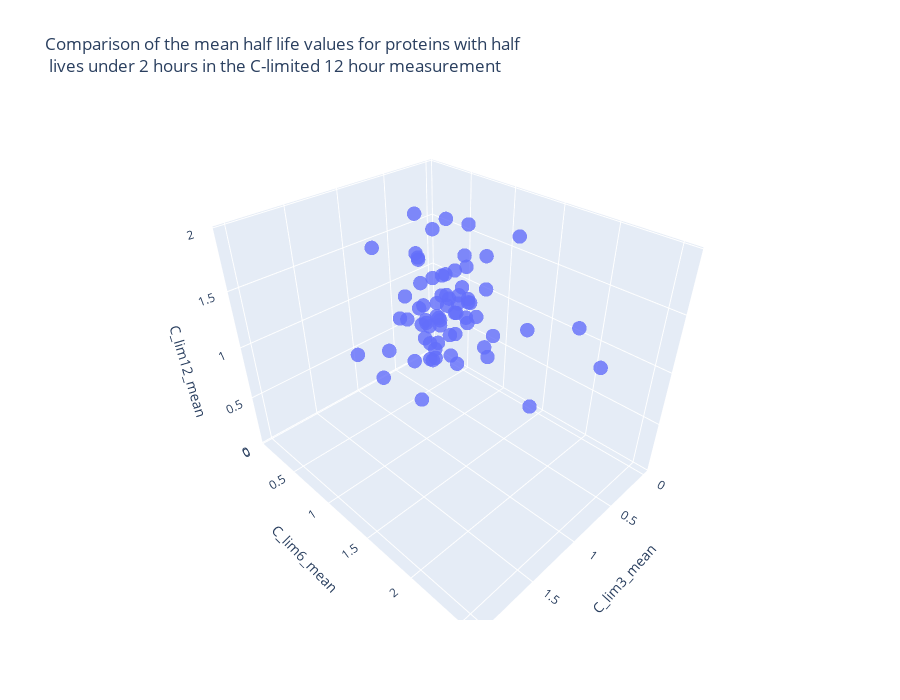

Here is the notebook cell this chart was saved with:
### Code cell
# Generate the 3D plot using plotly:
fig = go.Figure(data=[go.Scatter3d(
    x=Clim12_under_2hrs['C_lim3_mean'],  # X axis
    y=Clim12_under_2hrs['C_lim6_mean'],  # Y axis
    z=Clim12_under_2hrs['C_lim12_mean'], # Z axis
    mode='markers',       # Use markers for scatter plot
    marker=dict(
        size=5,
        colorscale='Viridis',
        opacity=0.8
    ), 
    text=Clim12_under_2hrs['Gene names '],  # Add 'Gene names' as hover text
    hovertemplate="<b>Gene name:</b> %{text}<br>" +  # Display Gene names
                  "<b>C_lim3_mean:</b> %{x}<br>" +   # Display C_lim3_mean
                  "<b>C_lim6_mean:</b> %{y}<br>" +   # Display C_lim6_mean
                  "<b>C_lim12_mean:</b> %{z}<br>"    # Display C_lim12_mean

)])

# Update layout for better visualization
fig.update_layout(
    scene=dict(
        xaxis_title='C_lim3_mean',
        yaxis_title='C_lim6_mean',
        zaxis_title='C_lim12_mean'
    ),
    title='Comparison of the mean half life values for proteins with half<br> lives under 2 hours in the C-limited 12 hour measurement',
    height=700
)

### Figure 1 — Plotly figure (JSON) as saved in the notebook; plotly's stock layout.template omitted (floating-point values rounded to 4 significant figures)
{"data": [{"hovertemplate": "<b>Gene name:</b> %{text}<br><b>C_lim3_mean:</b> %{x}<br><b>C_lim6_mean:</b> %{y}<br><b>C_lim12_mean:</b> %{z}<br>", "marker": {"colorscale": [[0.0, "#440154"], [0.1111, "#482878"], [0.2222, "#3e4989"], [0.3333, "#31688e"], [0.4444, "#26828e"], [0.5556, "#1f9e89"], [0.6667, "#35b779"], [0.7778, "#6ece58"], [0.8889, "#b5de2b"], [1.0, "#fde725"]], "opacity": 0.8, "size": 5}, "mode": "markers", "text": ["cyaA", "fliC", "malT", "fis", "lpxC", "ribB", "tatE", "clpS", "araC", "metR", "cfa", "phoH", "deaD", "ybaQ", "cspA", "yafK", "ybjN", "clpA", "exbD", "hha", "fucR", "zntR", "yebG", "ygaC", "ilvM", "motB", "rseA", "ibpA", "ibpB", "insC3", "nadA", "bioB", "rpoS", "yceA", "fliD", "rfaZ", "flgL", "thiG", "thiH", "moaA", "intA", "yeiQ", "flgK", "feoB", "bcsE", "patA", "ftsK", "ybjX", "flgD", "yciW", "cho", "yeaC", "sixA", "rsxC", "puuA", "mqsA", "cbl", "dinJ", "cspD", "flgC", "mdtO", "yadI", "fliZ", "smrA", "srlD", "flgM", "fucK", "chbR", "preA", "ycgB", "cspB", "adhP", "sra", "paaK", "yeaH", "csiD", "ydaM", "prpE", "ybcK", "feaR", "ybdD", "ydcH", "rmf", "idnR", "ltnD", "narW", "sgcE", "aegA", "yodD", "smg", "ydiH"], "x": [0.8448, 0.7171, 0.6101, 0.6823, 0.4666, 1.2, 0.8334, 0.522, 0.7469, 0.8109, 0.4741, 0.166, 1.402, 0.8706, 1.657, 0.3135, 0.634, 0.7994, 1.342, null, 0.6951, null, 0.9785, 1.179, 0.8285, 0.6829, null, 1.199, 1.031, 0.1206, 1.139, 0.8031, 0.2956, 0.3433, 1.402, 1.67, 0.2651, 1.586, 0.9477, 0.6179, 1.161, 0.3603, 0.3846, 0.8119, 0.4946, 0.3777, 0.8906, 0.9534, 0.3604, 1.246, 1.058, 0.2309, 1.061, 1.301, 0.748, 0.5595, 1.179, null, 0.3326, 0.5437, 0.5237, null, 0.8279, 0.9851, 1.188, 0.6935, 0.9051, 1.182, 0.8694, 1.05, 2.03, 0.07747, 1.639, 0.6918, 1.374, 0.7942, 0.7899, 0.3504, 1.408, 0.364, 1.435, 1.332, 2.415e-09, 0.5477, 0.2608, null, null, null, null, null, null], "y": [1.195, 0.7236, 1.047, 0.9902, 0.8614, 1.201, 0.9826, 0.628, 1.422, 1.17, 0.6003, 0.3472, 1.335, 0.9766, 1.282, 1.372, null, 0.9695, 0.8469, 1.689, 1.095, 0.866, 1.169, 1.81, 0.3179, 1.209, 0.4554, 1.826, null, null, 1.392, 1.297, 0.8185, 0.3078, 0.6266, 1.517, 0.3932, 1.61, 1.016, 1.115, 1.13, 0.8625, 0.3232, 0.7486, 0.8545, 0.6305, 1.358, 0.7307, 1.647, 1.21, null, 0.2374, 1.35, 1.312, 1.471, 1.072, 1.156, 0.9246, 0.3865, 0.4172, null, 0.8955, null, 1.351, null, 0.4419, 2.562, 1.888, 2.345, 1.49, null, 0.1407, 1.854, 0.9554, 1.602, 1.177, 1.874, 0.3656, null, 0.6613, 1.491, 1.868, 0.07118, null, 0.5092, 1.454, 1.442, null, null, null, null], "z": [1.658, 0.9563, 1.377, 0.7307, 1.101, 1.349, 1.297, 0.4563, 1.814, 1.082, 0.871, 0.8644, 1.188, 1.527, 1.145, 1.815, 1.212, 1.143, 1.884, 0.8651, 1.356, 1.004, 1.28, 1.422, 0.5332, 1.329, 0.469, 1.872, 1.591, 1.255, 1.801, 1.444, 0.8157, 0.6504, 0.9065, 1.729, 0.3986, 1.806, 0.9877, 1.924, 0.594, 0.9172, 0.8347, 1.583, 1.017, 1.058, 1.759, 1.305, 0.3627, 1.93, 1.925, 0.1158, 1.568, 1.765, 0.9762, 1.231, 1.859, 0.7887, 0.2235, 1.791, 1.651e-08, 0.8594, 1.225, 1.42, 1.431, 0.8622, 1.491, 1.548, 1.669, 1.941, 0.4065, 1.438, 1.809, 1.206, 1.951, 0.7909, 1.416, 0.6108, 1.968, 0.6496, 1.467, 1.746, 0.05138, 1.101, 1.693, 1.784, 0.9738, 1.342, 1.376, 0.09719, 1.901], "type": "scatter3d"}], "layout": {"scene": {"xaxis": {"title": {"text": "C_lim3_mean"}}, "yaxis": {"title": {"text": "C_lim6_mean"}}, "zaxis": {"title": {"text": "C_lim12_mean"}}}, "title": {"text": "Comparison of the mean half life values for proteins with half<br> lives under 2 hours in the C-limited 12 hour measurement"}, "height": 700}}
